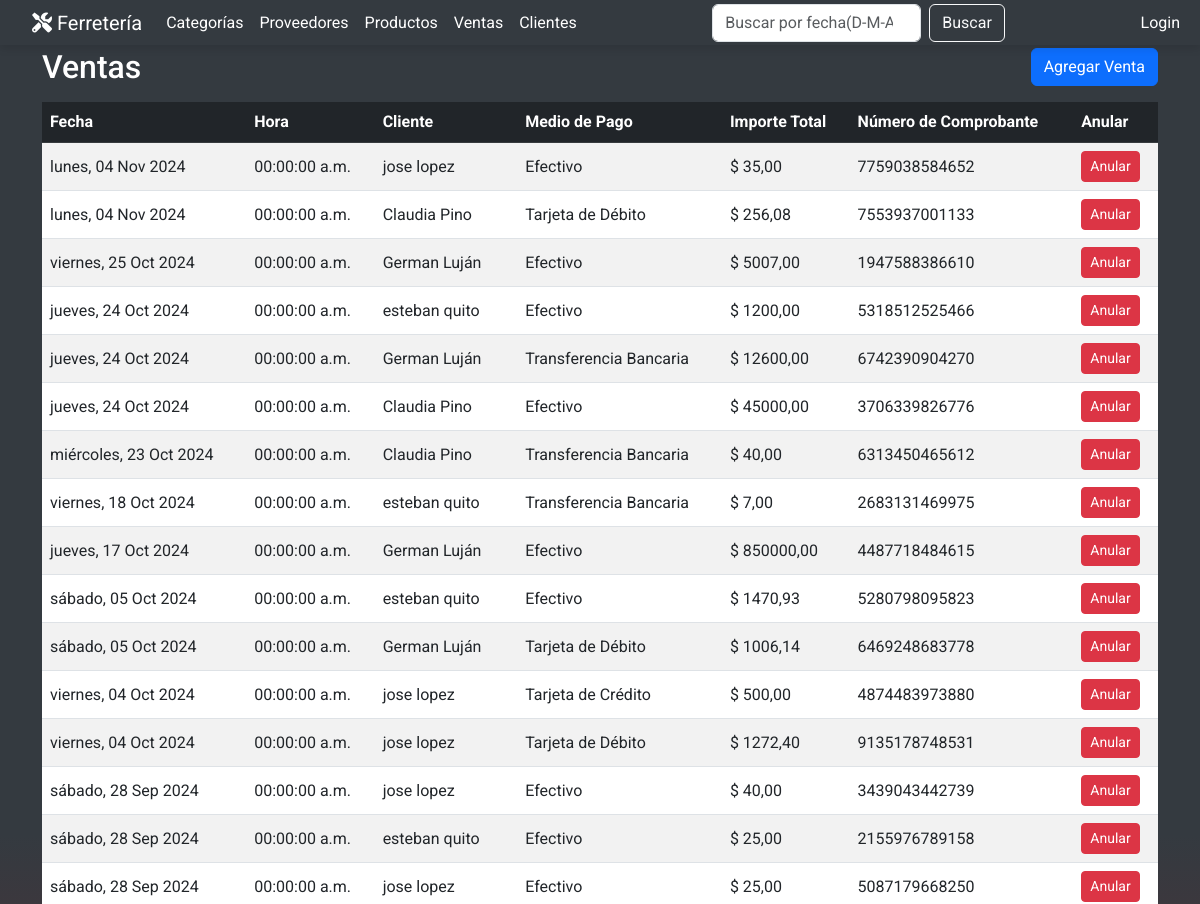
/ventas/ (upper part), run on an earlier commit of the app's database.
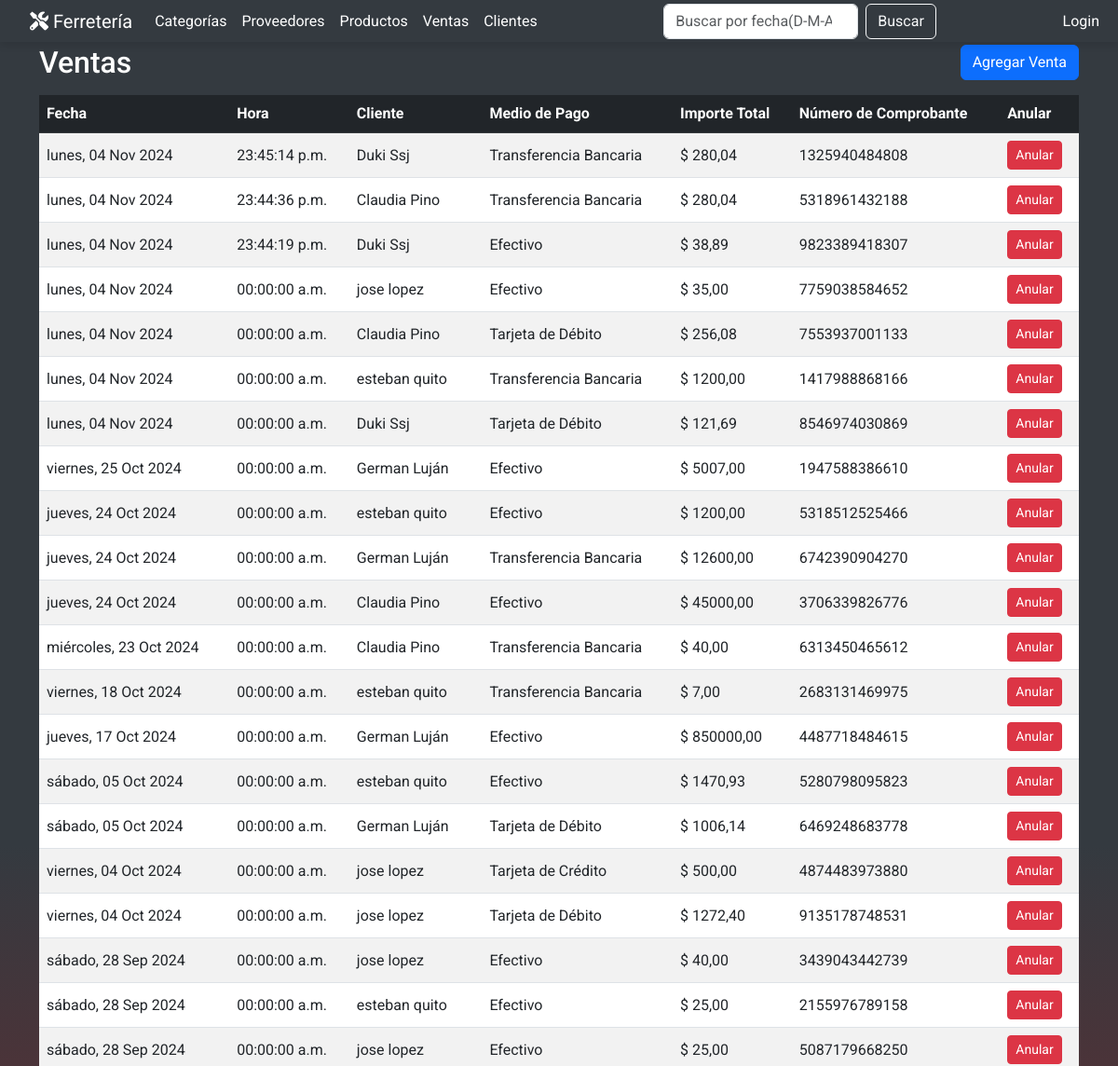
And on a later commit of the database.
### miAplicacion/models.py (models this page shows, shortened)
class Venta(models.Model):
    fecha = models.DateTimeField(default=timezone.now)
    numero_comprobante = models.CharField(max_length=13, unique=True, verbose_name="Número de Comprobante")
    cliente = models.ForeignKey(Cliente, on_delete=models.CASCADE, default=None, null=True)
    medio_de_pago = models.ForeignKey(MedioDePago, on_delete=models.CASCADE, default=None, null=True)
    detalle_ventas = models.ManyToManyField(Producto, through="DetalleVenta")
    importe_total = models.DecimalField(null=False, max_digits=10, decimal_places=2, default=0.00)
    anulada = models.BooleanField(default=False)  # Nuevo campo

class Cliente(models.Model):
    nombre = models.CharField(max_length=50)
    apellido = models.CharField(max_length=100)
    documento = models.CharField(max_length=50)
    direccion = models.CharField(max_length=200, default='', blank=True)
    telefono = models.CharField(max_length=15)
    email = models.EmailField(default='', blank=True)
    def __str__(self):
        return f"{self.nombre} {self.apellido}"

class MedioDePago(models.Model):
    TIPO_PAGO_CHOICES = [
        ('EF', 'Efectivo'),
        ('TC', 'Tarjeta de Crédito'),
        ('TD', 'Tarjeta de Débito'),
        ('TR', 'Transferencia Bancaria'),
    ]  # Puedes agregar más opciones aquí
    nombre = models.CharField(max_length=2, choices=TIPO_PAGO_CHOICES, unique=True)
    def __str__(self):
        return self.get_nombre_display()

### miAplicacion/views.py (the view, shortened to what this page needs)
# urls.py: path('ventas/', VentaListView.as_view(), name='venta_lista'),
class VentaListView(ListView):
    model = Venta
    template_name = 'ventas/venta_lista.html'  # Plantilla que se va a renderizar
    context_object_name = 'ventas'  # Nombre de la variable en el contexto
    ordering = ['-fecha']  # Orden por defecto (descendente por fecha)
    def get_queryset(self):
        queryset = super().get_queryset().filter(anulada=False).order_by('-fecha')  # Filtrar solo ventas no anuladas
        query = self.request.GET.get('q')  # Obtener el valor de la búsqueda desde la barra
        return queryset
    def get_context_data(self, **kwargs):
        context = super().get_context_data(**kwargs)
        context['query'] = self.request.GET.get('q', '')  # Para mantener el valor de búsqueda en la barra
        context['busqueda_placeholder'] = 'fecha(D-M-A),cliente,número de comprobante.'  # Placeholder
        return context

### miAplicacion/templates/ventas/venta_lista.html (shortened to what this page needs)
{% extends 'base.html' %}
{% block search_url %}{% url 'venta_lista' %}{% endblock %}
{% block content %}
<div class="container mt-5">
    <div class="d-flex justify-content-between align-items-center mb-3">
        <h2 class="mb-0">Ventas</h2>
        <a href="{% url 'venta_agregar' %}" class="btn btn-primary">Agregar Venta</a>
    </div>
    {% if ventas %}
    <div class="table-responsive">
        <table class="table table-striped table-hover align-middle">
            <thead class="table-dark ">
                <tr>
                    <th>Fecha</th>
                    <th>Hora</th>
                    <th>Cliente</th>
                    <th>Medio de Pago</th>
                    <th>Importe Total</th>
                    <th>Número de Comprobante</th>
                    <th>Anular</th>
                </tr>
            </thead>
            <tbody>
                {% for venta in ventas %}
                <tr onclick="window.location='{% url 'detalle_venta' venta.id %}'">
                    <td>{{ venta.fecha|date:"l, d M Y" }}</td>
                    <td>{{ venta.fecha|time:"H:i:s a"}}</td>
                    <td>{{ venta.cliente }}</td>
                    <td>{{ venta.medio_de_pago }}</td>
                    <td> $ {{ venta.importe_total }}</td>
                    <td>{{ venta.numero_comprobante }}</td>
                    <td>
                        <a href="{% url 'venta_anular' venta.pk %}" class="btn btn-danger btn-sm">Anular</a>
                    </td>
                </tr>
                {% endfor %}
            </tbody>
        </table>
    </div>
    {% else %}
    <p class= "text-center">No se encontraron ventas que coincidan con tu búsqueda.</p>
    {% endif %}
</div>
{% endblock %}

What changed in the data, as far as the page shows it:
added Venta: fecha "lunes, 04 Nov 2024", fecha "23:45:14 p.m.", cliente "Duki Ssj", medio_de_pago "Transferencia Bancaria", importe_total "280,04", numero_comprobante "1325940484808"
added Venta: fecha "lunes, 04 Nov 2024", fecha "23:44:36 p.m.", cliente "Claudia Pino", medio_de_pago "Transferencia Bancaria", importe_total "280,04", numero_comprobante "5318961432188"
added Venta: fecha "lunes, 04 Nov 2024", fecha "23:44:19 p.m.", cliente "Duki Ssj", medio_de_pago "Efectivo", importe_total "38,89", numero_comprobante "9823389418307"
added Venta: fecha "lunes, 04 Nov 2024", fecha "00:00:00 a.m.", cliente "esteban quito", medio_de_pago "Transferencia Bancaria", importe_total "1200,00", numero_comprobante "1417988868166"
added Venta: fecha "lunes, 04 Nov 2024", fecha "00:00:00 a.m.", cliente "Duki Ssj", medio_de_pago "Tarjeta de Débito", importe_total "121,69", numero_comprobante "8546974030869"
